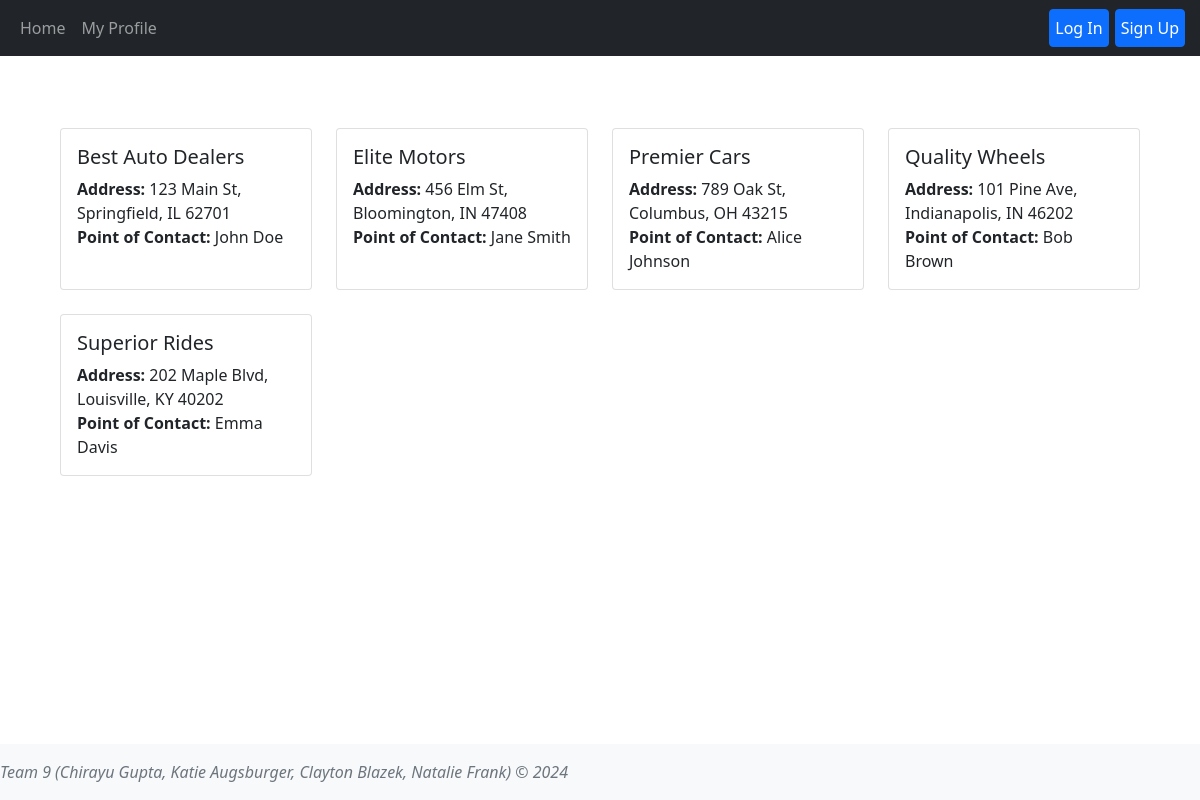
The app's page /dealers with its own data.
### tables this page shows
CREATE TABLE dealers (dealer_id INTEGER PRIMARY KEY AUTOINCREMENT,name TEXT NOT NULL,poc_name TEXT NOT NULL,poc_email TEXT NOT NULL,poc_phone TEXT NOT NULL,address TEXT NOT NULL);

### app.py (the view)
@app.route('/dealers')
def dealers():
    user_id = session.get('user_id')
    user = User.getUserByID(user_id)
    dealers = Dealer.getAllDealers()
    return render_template('dealers.html', user=user, user_id=user_id, dealers = dealers)

### dealers.py (called while the page is built)
    @classmethod
    def getAllDealers(cls):
        conn = sqlite3.connect(db_path)
        cursorObj = conn.cursor()
        cursorObj.execute('SELECT dealer_id, name, poc_name, poc_email, poc_phone, address FROM dealers;')
        allRows = cursorObj.fetchall()
        ListOfDictionaries = []
        for row in allRows:
            m = {"dealer_id": row[0], 'name':row[1],"poc_name":row[2], 'poc_email': row[3], 'poc_phone':row[4], 'address':row[5]}
            ListOfDictionaries.append(m)
        if conn:
            conn.close()
        return ListOfDictionaries

### users.py (called while the page is built)
    @classmethod
    def getAllUsers(cls):
        conn = sqlite3.connect(db_path)
        cursorObj = conn.cursor()
        cursorObj.execute('SELECT user_id, username, name, email, password, profile_image, branch FROM users;')
        allRows = cursorObj.fetchall()
        ListOfDictionaries = []
        for row in allRows:
            m = {"user_id": row[0], 'username':row[1],"name":row[2], 'email': row[3], 'password':row[4], 'profile_image':row[5], 'branch':row[6]}
            ListOfDictionaries.append(m)
        if conn:
            conn.close()
        return ListOfDictionaries

    @classmethod
    def getUserByID(cls, user_id):
        users = User.getAllUsers()
        for user in users:
            if user['user_id'] == user_id:
                return user

### templates/dealers.html (shortened to what this page needs)
{% extends 'base.html' %}
{% block content%}
<main class="d-inline-flex p-5 align-items-end">
    <div class="container">
        <div class="row">
            {% for dealer in dealers %}
            <div class="col-md-3 mb-4">
                <a href="{{ url_for('dealer', dealer_id=dealer['dealer_id']) }}" class="text-decoration-none text-dark">
                <div class="card h-100">
                    <div class="card-body">
                        <h5 class="card-title">{{ dealer['name'] }}</h5>
                        <p class="card-text">
                            <strong>Address:</strong> {{ dealer['address'] }}<br>
                            <strong>Point of Contact:</strong> {{ dealer['poc_name'] }}<br>
                        </p>
                    </div>
                </div>
            </a>
            </div>
            {% endfor %}
        </div>
    </div>
</main>
{% endblock %}

### templates/base.html (shortened to what this page needs)
<!DOCTYPE html>
<html lang="en">
<head>
    <link rel="stylesheet" href="https://cdnjs.cloudflare.com/ajax/libs/font-awesome/5.15.4/css/all.min.css">
     <link href="{{url_for('static', filename='css/styles.css')}}" rel="stylesheet">
    <link href="https://cdn.jsdelivr.net/npm/bootstrap@5.1.1/dist/css/bootstrap.min.css" rel="stylesheet" />
    <header>
      <nav class="navbar navbar-expand-md navbar-dark fixed-top bg-dark">
        <div class="container-fluid">
          <div class="collapse navbar-collapse" id="navbarCollapse me-auto mb-2 mb-md-0">
            <ul class="nav navbar-nav">
              <li class="nav-item">
                <a class="nav-link" aria-current="page" href="{{url_for('index')}}">Home</a>
              </li>
              <li class="nav-item">
                <a class="nav-link "  href="{{url_for('profile')}}">My Profile</a>
              </li>
            </ul>
            </div>
            <div class="collapse navbar-collapse">
              {%if user_id %}
              <ul class="nav navbar-nav ms-auto">
                {% if user['profile_image'] %}
                <li class="nav-item">
                  <a href="{{url_for('profile')}}"><img src="{{url_for('static', filename='images/'+user['profile_image'])}}" class="profile-image-b" style="position: relative;right:20px;"> </a>
                <li class="nav-item">
                  <a class="btn btn-primary" style='padding-left:5px !important;padding-right:5px !important;margin-left:3px !important;margin-right:3px !important;position:relative; top:5px;'href="{{url_for('logout')}}" onclick="return confirmLogout()"> Log Out</a>
                </li>
                  {% else %}
                </li>
                <li class="nav-item">
                  <a class="btn btn-primary" style='padding-left:5px !important;padding-right:5px !important;margin-left:3px !important;margin-right:3px !important;' href="{{url_for('profile')}}"> {{user['name']}}</a>
                </li>
                <li class="nav-item">
                  <a class="btn btn-primary" style='padding-left:5px !important;padding-right:5px !important;margin-left:3px !important;margin-right:3px !important;position:relative;'href="{{url_for('logout')}}" onclick="return confirmLogout()"> Log Out</a>
                </li>
                {% endif %}
              </ul>
            {% else %}
            <ul class="nav navbar-nav ms-auto">
              <li class="nav-item">
                <a class="btn btn-primary" style='padding-left:5px !important;padding-right:5px !important;margin-left:3px !important;margin-right:3px !important;' href="{{url_for('login')}}"> Log In</a>
              </li>
              <li class="nav-item">
                <a class="btn btn-primary" style='padding-left:5px !important;padding-right:5px !important;margin-left:3px !important;margin-right:3px !important;' href="{{url_for('registration')}}"> Sign Up</a>
              </li>
            </ul>
            {% endif %}
          </div>
          </div>
      </nav>
    </header>
</head>
<body class="d-flex flex-column">
        {% block content %} {% endblock %}
    <footer class="footer mt-auto py-3 bg-light fixed-bottom">
        <div class="container.b">
          <span class="text-muted"> <i>Team 9 (Chirayu Gupta, Katie Augsburger, Clayton Blazek, Natalie Frank) &copy; 2024 </i></span>
      </div>
      </footer>
</body>
</html>

### static/css/styles.css (style rules this page uses)
body { padding-bottom: 100px; padding-top: 30px; }
.container { margin-top:50px !important; }

### records on screen
dealers: name "Best Auto Dealers", address "123 Main St, Springfield, IL 62701", poc_name "John Doe"
dealers: name "Elite Motors", address "456 Elm St, Bloomington, IN 47408", poc_name "Jane Smith"
dealers: name "Premier Cars", address "789 Oak St, Columbus, OH 43215", poc_name "Alice Johnson"
dealers: name "Quality Wheels", address "101 Pine Ave, Indianapolis, IN 46202", poc_name "Bob Brown"
dealers: name "Superior Rides", address "202 Maple Blvd, Louisville, KY 40202", poc_name "Emma Davis"
